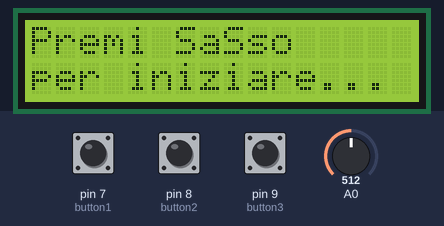
The sketch below on a simulated Arduino Uno, built with avr-gcc and run on an emulated ATmega328P. Parts: 16×2 character LCD. Inputs (shaded band) come from the test bench; at power-on: pin 7 (button1) LOW, pin 9 (button3) LOW, pin 8 (button2) LOW, A0 = 512. Random numbers use the default seed unless the sketch sets one; what the sketch prints to the serial monitor is not drawn.

Above: at 1.2 s.
1.3 s: pin 7 (button1) pulled HIGH for 1 s
At 4.4 s:
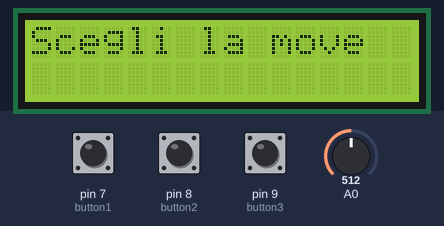
5.4 s: pin 9 (button3) pulled HIGH for 0.3 s
At 6.0 s:
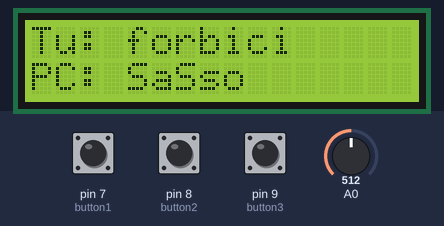
8.8 s: pin 8 (button2) pulled HIGH for 3.2 s
At 9.6 s:
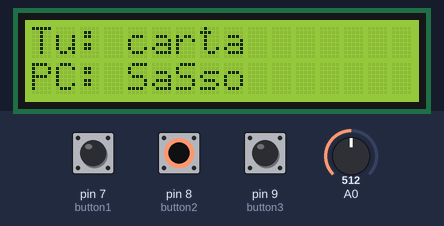
14.2 s: pin 8 (button2) pulled HIGH for 0.3 s
At 16.0 s:
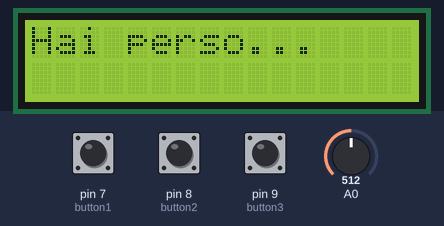
17.6 s: pin 7 (button1) pulled HIGH for 3.2 s
At 18.7 s:
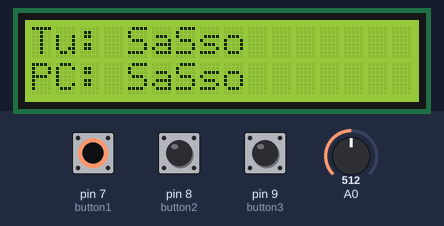
23.9 s: pin 7 (button1) pulled HIGH for 1 s
At 26.2 s:
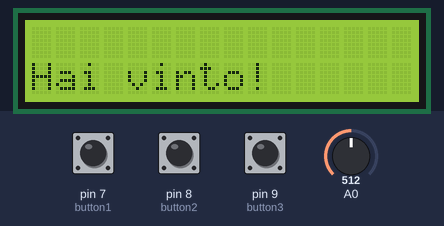
Timing chart, 0 to 27.7 s (numbered marks = the images above; inputs shaded):
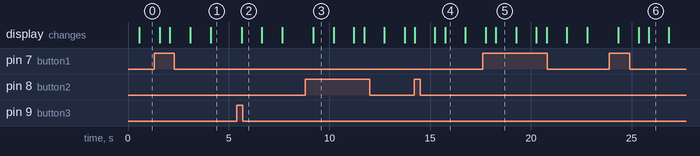

Measured:
- after the input at 1.3 s, the display: changes after 0.28 s (image 1)
- after the input at 5.4 s, the display: changes after 0.24 s (image 2)
- after the input at 8.8 s, the display: changes after 0.40 s (image 3)
- after the input at 14.2 s, the display: first changes at once (image 4 shows a later state)
- after the input at 17.6 s, the display: first changes after 0.16 s (image 5 shows a later state)
- after the input at 23.9 s, the display: first changes after 0.44 s (image 6 shows a later state)
- what the display in image 3 shows lasts 1.0 s, from 9.2 s to 10.2 s

The sketch:

MorraCinese.ino
```cpp
#include <LiquidCrystal.h>
/**
 * Created by Alberto De Angelis for the
 * exhibition "Robot al mercato", which took place
 * in Cuneo in 2016, where our school partecipated
 * bringing some robots programmed by us.
 * This snippet contains a code to control an Arduino
 * with three buttons and a LiquidCrystal display
 * to play Rock, paper, scissor with an AI.
 */

LiquidCrystal lcd(12, 11, 5, 4, 3, 2);
const int button1=7;
const int button2=8;
const int button3=9;
int matches;
int matches_won;
int matches_lost;
int move;
int random_number;
void setup() {
  pinMode(button1,INPUT);
  pinMode(button2,INPUT);
  pinMode(button3,INPUT);
  Serial.begin(9600);
  lcd.begin(16,2);
  matches = 0;
  matches_won = 0;
  matches_lost = 0;
  randomSeed(analogRead(0));
}
void loop() {
     if(digitalRead(button2) == HIGH){
       Serial.println("1");
     }else{
       Serial.println("0");
     }
     lcd.setCursor(0,0);
     delay (500);
     if(digitalRead(button1)== HIGH ||
      digitalRead(button2)==HIGH ||
      digitalRead(button3)==HIGH && matches!=0){
        matches=1;
     }else{
        lcd.clear();
        lcd.setCursor(0,0);
        lcd.print("Premi SaSso");
        lcd.setCursor(0,1);
        lcd.print("per iniziare...");
     }
     if(matches){
        lcd.clear();
        lcd.setCursor(0,0);
        lcd.print("Scegli la move");
        delay(500);
        if(digitalRead(button1)== HIGH || digitalRead(button2)==HIGH || digitalRead(button3)==HIGH){
            boolean b1=digitalRead(button1);
            boolean b2=digitalRead(button2);
            boolean b3=digitalRead(button3);
            if(b1){
              move=0;
              lcd.clear();
              lcd.setCursor(0,0);
              lcd.print("Tu: SaSso");
            }else{
              if(b2){
                move=1;
                lcd.clear();
                lcd.setCursor(0,0);
                lcd.print("Tu: carta");
              }else{
                if(b3){
                  move=2;
                  lcd.clear();
                  lcd.setCursor(0,0);
                  lcd.print("Tu: forbici");
                }
              }
            }
            randomSeed(analogRead(0));
            random_number = random(3);
            if(random_number == 0){
              lcd.setCursor(0,1);
              lcd.print("PC: SaSso");
              delay(1000);
            }
            if(random_number == 1){
              lcd.setCursor(0,1);
              lcd.print("PC: carta");
              delay(1000);
            }
            if(random_number == 2){
              lcd.setCursor(0,1);
              lcd.print("PC: SaSso");
              delay(1000);
            }
            if(move == random_number){
              lcd.clear();
              lcd.setCursor(0,0);
              lcd.print("Pareggio.");
              delay(500);
            }else{
              if(move == 0 && random_number == 2 ||
                 move == 1 && random_number == 0 ||
                 move == 2 && random_number == 1)  {
              //Vince il giocatore
                matches_won++;
                matches++;
              }else{
                matches_lost++;
                matches++;
              }
              lcd.clear();
              lcd.setCursor(0,0);
              lcd.print("Tu: ");
              lcd.print(matches_won);
              lcd.setCursor(0,1);
              lcd.print("PC: ");
              lcd.print(matches_lost);
              delay(500);
              if(matches_won == 3){
                lcd.clear();
                lcd.setCursor(0,1);
                lcd.print("Hai vinto!");
                delay(500);
                matches = 0;
                matches_won = 0;
                matches_lost = 0;
              }
              if(matches_lost == 3){
                lcd.clear();
                lcd.setCursor(0,0);
                lcd.print("Hai perso...");
                delay(500);
                matches = 0;
                matches_won = 0;
                matches_lost = 0;
              }
            }
        }else{
          delay(30);
        }
    }
}
```
